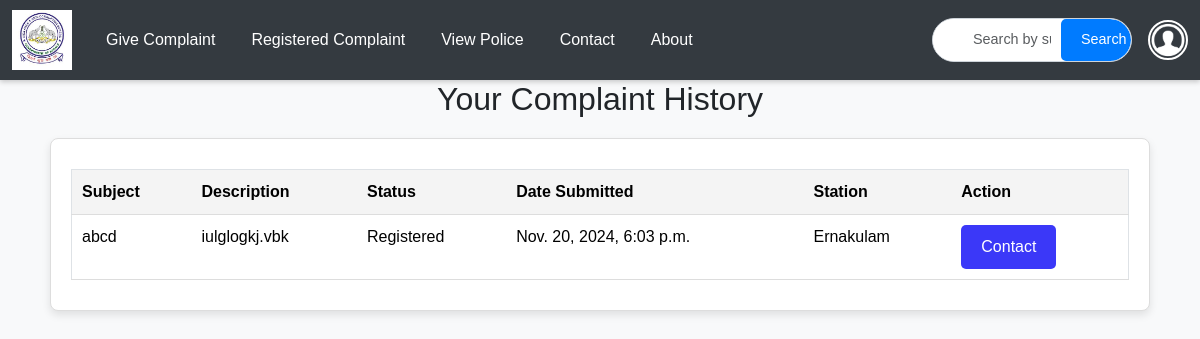
/userhistory (signed in), run on the app's committed database.
### app/models.py (models this page shows, shortened)
class Complaint(models.Model):
    user = models.ForeignKey(User, on_delete=models.CASCADE)
    police = models.ForeignKey(Police, on_delete=models.CASCADE)
    subject = models.CharField(max_length=255)
    description = models.TextField()
    status = models.CharField(max_length=50, choices=[('Pending', 'Pending'), ('Registered', 'Registered'), ('Resolved', 'Resolved')], default='Pending')
    created_at = models.DateTimeField(auto_now_add=True)
    registered_at = models.DateTimeField(null=True, blank=True)  # Optional

class Police(models.Model):
    Email = models.EmailField(unique=True)
    name = models.TextField()
    password = models.TextField()

### app/views.py (the view)
# urls.py: path('userhistory',views.userhistory, name='userhistory'),
def userhistory(req):
    if 'user' in req.session:
        user = get_user(req)
        query = req.POST.get('query', '')  # Get the search query from the POST request
        if query:
            complaints = Complaint.objects.filter(
                user=user
            ).filter(
                Q(subject__icontains=query) | Q(description__icontains=query)
            ).order_by('-created_at')
        else:
            complaints = Complaint.objects.filter(user=user).order_by('-created_at')
        return render(req, 'user/user_history.html', {'complaints': complaints, 'query': query})
    else:
        return redirect(login)

### app/views.py (called while the page is built)
def get_user(req):
    data=User.objects.get(Email=req.session['user'])
    return data

### templates/user/user_history.html (shortened to what this page needs)
<!DOCTYPE html>
<html lang="en">
<head>
    <link href="https://cdn.jsdelivr.net/npm/bootstrap@5.3.3/dist/css/bootstrap.min.css" rel="stylesheet">
    <link href="https://cdn.jsdelivr.net/npm/bootstrap-icons/font/bootstrap-icons.css" rel="stylesheet">
</head>
<body>
    <nav id="nav" class="navbar navbar-expand-lg navbar-dark sticky-top">
        <div class="container-fluid">
            <a class="navbar-brand" href="../userhome">
                <img id="logo" src="../static/images/images.jpg" alt="CrimeLog">
            </a>
            <div class="collapse navbar-collapse" id="mynavbar">
                <ul class="navbar-nav me-auto">
                    <li class="nav-item">
                        <a class="nav-link" href="../submit_complaint">Give Complaint</a>
                    </li>
                    <li class="nav-item">
                        <a class="nav-link" href="../userhistory">Registered Complaint</a>
                    </li>
                    <li class="nav-item">
                        <a class="nav-link" href="../viewpolices">View Police</a>
                    </li>
                    <li class="nav-item">
                        <a class="nav-link" href="../contactus">Contact </a>
                    </li>
                    <li class="nav-item">
                        <a class="nav-link" href="../about">About </a>
                    </li>
                </ul>
                <div class="search-bar">
                    <form method="post" action="{% url 'userhistory' %}">
                        <div class="search-input-group">
                            <input class="form-control" type="text" name="query" placeholder="Search by subject or description..." value="{{ query|default:'' }}">
                            <button class="btn btn-primary" id="srch-btn" type="submit">Search</button>
                        </div>
                    </form>
                </div>
                <div class="dropdown ms-3">
                    <button class="btn btn-link dropdown p-0 border-0" type="button" id="profileDropdown" data-bs-toggle="dropdown" aria-expanded="false">
                        <img src="static/images/profile.png" alt="Profile" class="profile-img">
                    </button>
                </div>
            </div>
        </div>
    </nav>
    <h2 id="h2">Your Complaint History</h2>
    <div class="card">
        <table border="1" class="table">
            <thead>
                <tr>
                    <th>Subject</th>
                    <th>Description</th>
                    <th>Status</th>
                    <th>Date Submitted</th>
                    <th>Station</th>
                    <th>Action</th>
                </tr>
            </thead>
            <tbody>
                {% for complaint in complaints %}
                <tr>
                    <td>{{ complaint.subject }}</td>
                    <td>{{ complaint.description }}</td>
                    <td>{{ complaint.status }}</td>
                    <td>{{ complaint.created_at }}</td>
                    <td>{{complaint.police.name}}</td>
                    <td><a id="btn" href="../contactus">Contact</a></td>
                </tr>
                {% empty %}
                <tr>
                    <td colspan="5">No complaints found.</td>
                </tr>
                {% endfor %}
            </tbody>
        </table>
    </div>
</body>
</html>

### templates/user/user_history.html (style rules this page uses)
body { font-family: Arial, sans-serif; background-color: #f8f9fa; }
#nav { box-shadow: 0 2px 5px rgba(0, 0, 0, 0.2); background-color: #343a40; height: 80px; }
.navbar-brand img { max-height: 60px; }
.navbar .nav-link { color: #fff; transition: color 0.3s ease; margin: 10px; }
.search-input-group { display: flex; align-items: center; border: 1px solid #ced4da; border-radius: 25px; overflow: hidden; background-color: #fff; width: 300px; }
.search-input-group input { flex: 1; border: none; padding: 10px 10px 10px 40px; outline: none; font-size: 0.9rem; }
.search-input-group button { background-color: #007bff; border: none; color: #fff; padding: 10px 20px; font-size: 0.9rem; cursor: pointer; border-top-right-radius: 25px; border-bottom-right-radius: 25px; transition: background-color 0.3s ease; }
.profile-img { width: 40px; height: 40px; border-radius: 50%; object-fit: cover; border: 2px solid #fff; background-color: #343a40; }
#h2 { text-align: center; }
.card { border: 1px solid #ddd; border-radius: 8px; box-shadow: 0 4px 8px rgba(0, 0, 0, 0.1); padding: 20px; margin: 20px 50px; background-color: #fff; overflow: scroll; }
.table { width: 100%; border-collapse: collapse; margin: 10px 0; font-family: Arial, sans-serif; }
.table th, .table td { padding: 10px; text-align: left; border-bottom: 1px solid #ddd; }
.table th { background-color: #f4f4f4; }
#btn { display: inline-block; padding: 10px 20px; background-color: #3b38f8; color: white; text-decoration: none; border-radius: 5px; font-size: 16px; transition: background-color 0.3s ease, transform 0.3s ease; }
@media only screen and (max-width:  1200px) { .search-input-group { max-width: 200px; } }
@media only screen and (max-width:  1200px) { #srch-btn { max-width: 70px; } }

### data on the page
Complaint: subject "abcd", description "iulglogkj.vbk", status "Registered", created_at "Nov. 20, 2024, 6:03 p.m.", police.name "Ernakulam"
